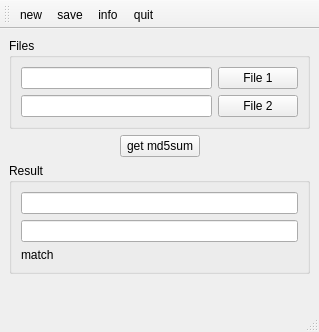
<ui version="4.0" >
 <class>MainWindow</class>
 <widget class="QMainWindow" name="MainWindow" >
  <property name="geometry" >
   <rect>
    <x>0</x>
    <y>0</y>
    <width>319</width>
    <height>332</height>
   </rect>
  </property>
  <property name="windowTitle" >
   <string>MainWindow</string>
  </property>
  <widget class="QWidget" name="centralwidget" >
   <layout class="QGridLayout" >
    <item row="0" column="0" colspan="3" >
     <widget class="QGroupBox" name="groupBox_2" >
      <property name="title" >
       <string>Files</string>
      </property>
      <layout class="QGridLayout" >
       <item row="0" column="0" >
        <widget class="QLineEdit" name="lineEdit_Source" />
       </item>
       <item row="0" column="1" >
        <widget class="QPushButton" name="pushButton_Open" >
         <property name="text" >
          <string>File 1</string>
         </property>
         <property name="icon" >
          <iconset resource="ZlMd5Check.qrc" >:/icons/Icons/fileopen.png</iconset>
         </property>
        </widget>
       </item>
       <item row="1" column="0" >
        <widget class="QLineEdit" name="lineEdit_Source2" />
       </item>
       <item row="1" column="1" >
        <widget class="QPushButton" name="pushButton_Open2" >
         <property name="text" >
          <string>File 2</string>
         </property>
         <property name="icon" >
          <iconset resource="ZlMd5Check.qrc" >:/icons/Icons/fileopen.png</iconset>
         </property>
        </widget>
       </item>
      </layout>
     </widget>
    </item>
    <item row="1" column="0" >
     <spacer>
      <property name="orientation" >
       <enum>Qt::Horizontal</enum>
      </property>
      <property name="sizeHint" >
       <size>
        <width>40</width>
        <height>20</height>
       </size>
      </property>
     </spacer>
    </item>
    <item row="1" column="1" >
     <widget class="QPushButton" name="pushButton_Calc" >
      <property name="text" >
       <string>get md5sum</string>
      </property>
      <property name="icon" >
       <iconset resource="ZlMd5Check.qrc" >:/icons/Icons/roll.png</iconset>
      </property>
     </widget>
    </item>
    <item row="1" column="2" >
     <spacer>
      <property name="orientation" >
       <enum>Qt::Horizontal</enum>
      </property>
      <property name="sizeHint" >
       <size>
        <width>40</width>
        <height>20</height>
       </size>
      </property>
     </spacer>
    </item>
    <item row="2" column="0" colspan="3" >
     <widget class="QGroupBox" name="groupBox" >
      <property name="title" >
       <string>Result</string>
      </property>
      <layout class="QGridLayout" >
       <item row="0" column="0" >
        <widget class="QLineEdit" name="lineEdit_Result" />
       </item>
       <item row="1" column="0" >
        <widget class="QLineEdit" name="lineEdit_Result2" />
       </item>
       <item row="2" column="0" >
        <widget class="QLabel" name="label_Match" >
         <property name="text" >
          <string>match</string>
         </property>
        </widget>
       </item>
      </layout>
     </widget>
    </item>
    <item row="3" column="0" colspan="3" >
     <spacer>
      <property name="orientation" >
       <enum>Qt::Vertical</enum>
      </property>
      <property name="sizeHint" >
       <size>
        <width>301</width>
        <height>16</height>
       </size>
      </property>
     </spacer>
    </item>
   </layout>
  </widget>
  <widget class="QStatusBar" name="statusbar" />
  <widget class="QToolBar" name="toolBar" >
   <property name="windowTitle" >
    <string>toolBar</string>
   </property>
   <attribute name="toolBarArea" >
    <enum>TopToolBarArea</enum>
   </attribute>
   <attribute name="toolBarBreak" >
    <bool>true</bool>
   </attribute>
   <addaction name="actionNew" />
   <addaction name="actionSave" />
   <addaction name="actionInfo" />
   <addaction name="actionQuit" />
  </widget>
  <action name="actionNew" >
   <property name="icon" >
    <iconset resource="ZlMd5Check.qrc" >:/icons/Icons/filenew.png</iconset>
   </property>
   <property name="text" >
    <string>new</string>
   </property>
  </action>
  <action name="actionInfo" >
   <property name="icon" >
    <iconset resource="ZlMd5Check.qrc" >:/icons/Icons/messagebox_info.png</iconset>
   </property>
   <property name="text" >
    <string>info</string>
   </property>
  </action>
  <action name="actionQuit" >
   <property name="icon" >
    <iconset resource="ZlMd5Check.qrc" >:/icons/Icons/exit.png</iconset>
   </property>
   <property name="text" >
    <string>quit</string>
   </property>
  </action>
  <action name="actionSave" >
   <property name="icon" >
    <iconset resource="ZlMd5Check.qrc" >:/icons/Icons/filesave.png</iconset>
   </property>
   <property name="text" >
    <string>save</string>
   </property>
  </action>
 </widget>
 <resources>
  <include location="ZlMd5Check.qrc" />
 </resources>
 <connections/>
</ui>
